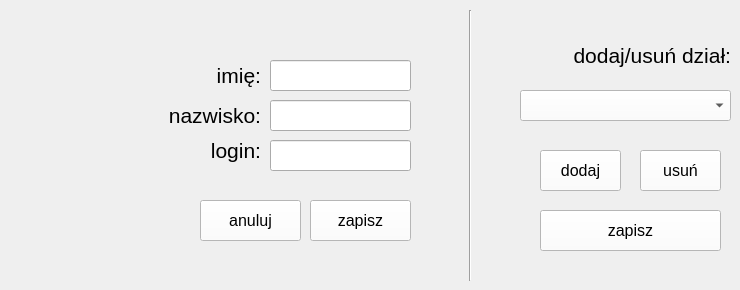
        <widget class="QWidget" name="page_edycja">
         <widget class="QLabel" name="label_34">
          <property name="geometry">
           <rect>
            <x>500</x>
            <y>30</y>
            <width>231</width>
            <height>51</height>
           </rect>
          </property>
          <property name="font">
           <font>
            <pointsize>16</pointsize>
           </font>
          </property>
          <property name="text">
           <string>dodaj/usuń dział:</string>
          </property>
          <property name="alignment">
           <set>Qt::AlignRight|Qt::AlignTrailing|Qt::AlignVCenter</set>
          </property>
         </widget>
         <widget class="QComboBox" name="comboBox_dzialy">
          <property name="geometry">
           <rect>
            <x>520</x>
            <y>90</y>
            <width>211</width>
            <height>31</height>
           </rect>
          </property>
          <property name="font">
           <font>
            <pointsize>12</pointsize>
           </font>
          </property>
          <property name="styleSheet">
           <string notr="true">background-color: rgb(255, 255, 255);</string>
          </property>
         </widget>
         <widget class="QLabel" name="label_nazw">
          <property name="geometry">
           <rect>
            <x>60</x>
            <y>90</y>
            <width>201</width>
            <height>51</height>
           </rect>
          </property>
          <property name="font">
           <font>
            <pointsize>16</pointsize>
           </font>
          </property>
          <property name="text">
           <string>nazwisko:</string>
          </property>
          <property name="alignment">
           <set>Qt::AlignRight|Qt::AlignTrailing|Qt::AlignVCenter</set>
          </property>
         </widget>
         <widget class="QLabel" name="label_imie">
          <property name="geometry">
           <rect>
            <x>60</x>
            <y>50</y>
            <width>201</width>
            <height>51</height>
           </rect>
          </property>
          <property name="font">
           <font>
            <pointsize>16</pointsize>
           </font>
          </property>
          <property name="text">
           <string>imię:</string>
          </property>
          <property name="alignment">
           <set>Qt::AlignRight|Qt::AlignTrailing|Qt::AlignVCenter</set>
          </property>
         </widget>
         <widget class="QLineEdit" name="lineEdit_imie">
          <property name="geometry">
           <rect>
            <x>270</x>
            <y>60</y>
            <width>141</width>
            <height>31</height>
           </rect>
          </property>
          <property name="font">
           <font>
            <pointsize>10</pointsize>
           </font>
          </property>
          <property name="text">
           <string/>
          </property>
         </widget>
         <widget class="QLineEdit" name="lineEdit_nazw">
          <property name="geometry">
           <rect>
            <x>270</x>
            <y>100</y>
            <width>141</width>
            <height>31</height>
           </rect>
          </property>
          <property name="font">
           <font>
            <pointsize>10</pointsize>
           </font>
          </property>
          <property name="text">
           <string/>
          </property>
         </widget>
         <widget class="QLabel" name="label_38">
          <property name="geometry">
           <rect>
            <x>60</x>
            <y>130</y>
            <width>201</width>
            <height>41</height>
           </rect>
          </property>
          <property name="font">
           <font>
            <pointsize>16</pointsize>
           </font>
          </property>
          <property name="text">
           <string>login:</string>
          </property>
          <property name="alignment">
           <set>Qt::AlignRight|Qt::AlignTrailing|Qt::AlignVCenter</set>
          </property>
         </widget>
         <widget class="QLineEdit" name="lineEdit_login">
          <property name="geometry">
           <rect>
            <x>270</x>
            <y>140</y>
            <width>141</width>
            <height>31</height>
           </rect>
          </property>
          <property name="font">
           <font>
            <pointsize>10</pointsize>
           </font>
          </property>
          <property name="text">
           <string/>
          </property>
         </widget>
         <widget class="QPushButton" name="pushButton_zapisz">
          <property name="geometry">
           <rect>
            <x>310</x>
            <y>200</y>
            <width>101</width>
            <height>41</height>
           </rect>
          </property>
          <property name="font">
           <font>
            <pointsize>12</pointsize>
           </font>
          </property>
          <property name="styleSheet">
           <string notr="true">background-color: rgb(255, 255, 255);
</string>
          </property>
          <property name="text">
           <string>zapisz</string>
          </property>
         </widget>
         <widget class="QPushButton" name="pushButton_anuluj">
          <property name="geometry">
           <rect>
            <x>200</x>
            <y>200</y>
            <width>101</width>
            <height>41</height>
           </rect>
          </property>
          <property name="font">
           <font>
            <pointsize>12</pointsize>
           </font>
          </property>
          <property name="styleSheet">
           <string notr="true">background-color: rgb(255, 255, 255);</string>
          </property>
          <property name="text">
           <string>anuluj</string>
          </property>
         </widget>
         <widget class="QPushButton" name="pushButton_dodaj">
          <property name="geometry">
           <rect>
            <x>540</x>
            <y>150</y>
            <width>81</width>
            <height>41</height>
           </rect>
          </property>
          <property name="font">
           <font>
            <pointsize>12</pointsize>
           </font>
          </property>
          <property name="styleSheet">
           <string notr="true">background-color: rgb(255, 255, 255);</string>
          </property>
          <property name="text">
           <string>dodaj</string>
          </property>
         </widget>
         <widget class="QPushButton" name="pushButton_usun">
          <property name="geometry">
           <rect>
            <x>640</x>
            <y>150</y>
            <width>81</width>
            <height>41</height>
           </rect>
          </property>
          <property name="font">
           <font>
            <pointsize>12</pointsize>
           </font>
          </property>
          <property name="styleSheet">
           <string notr="true">background-color: rgb(255, 255, 255);</string>
          </property>
          <property name="text">
           <string>usuń</string>
          </property>
         </widget>
         <widget class="Line" name="line">
          <property name="geometry">
           <rect>
            <x>460</x>
            <y>10</y>
            <width>20</width>
            <height>271</height>
           </rect>
          </property>
          <property name="orientation">
           <enum>Qt::Vertical</enum>
          </property>
         </widget>
         <widget class="QPushButton" name="pushButton_zapisz_2">
          <property name="geometry">
           <rect>
            <x>540</x>
            <y>210</y>
            <width>181</width>
            <height>41</height>
           </rect>
          </property>
          <property name="font">
           <font>
            <pointsize>12</pointsize>
           </font>
          </property>
          <property name="styleSheet">
           <string notr="true">background-color: rgb(255, 255, 255);
</string>
          </property>
          <property name="text">
           <string>zapisz</string>
          </property>
         </widget>
        </widget>
